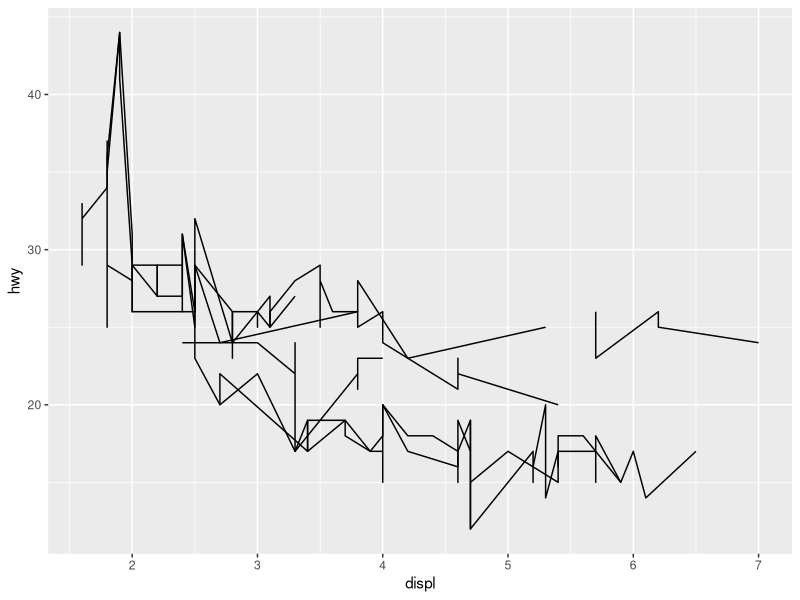

Source code (R):
## ---- chunk 1
library(dplyr)
library(ggplot2)
## ---- chunk 2
head(mpg)
## ---- chunk 3
ggplot(data = mpg,mapping = aes(x=displ, y=hwy, z=class))+
  geom_line()
